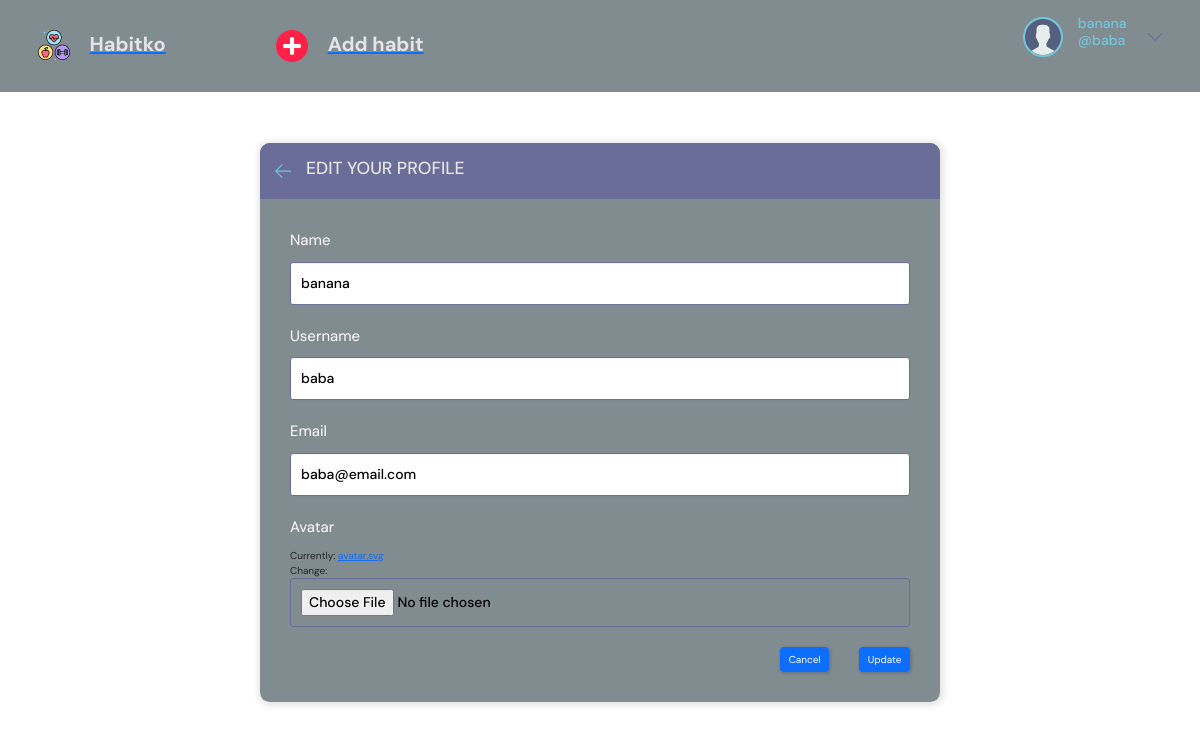
Screenshot of /update-user/ (signed in) with the database file from the repository.
### base/models.py (models this page shows)
class User(AbstractUser):
    name = models.CharField(max_length=200, null=True)
    email = models.EmailField(unique=True)
    avatar = models.ImageField(null=True, default="avatar.svg")

### base/views.py (the view)
# urls.py: path('update-user/', views.updateUser, name='update-user'),
@login_required(login_url='login')
def updateUser(request):
    user = request.user
    form = UserForm(instance=user)
    if request.method == 'POST':
        form = UserForm(request.POST, request.FILES, instance=user)
        if form.is_valid():
            form.save()
            return redirect('user-profile', pk=user.id)
    return render(request, 'base/update-user.html', {'form': form})

### base/forms.py
class UserForm(ModelForm):
    class Meta:
        model = User
        fields = ['name', 'username', 'email', 'avatar']

### base/templates/base/update-user.html (shortened to what this page needs)
{% extends 'main.html' %}
{% block content %}
    <main class="update-account layout">
        <div class="container">
            <div class="layout__box">
                <div class="layout__boxHeader">
                    <div class="layout__boxTitle">
                        <a href="{% url 'home' %}">
                            <svg version="1.1" xmlns="http://www.w3.org/2000/svg" width="32" height="32"
                                viewBox="0 0 32 32">
                                <title>arrow-left</title>
                                <path
                                    d="M13.723 2.286l-13.723 13.714 13.719 13.714 1.616-1.611-10.96-10.96h27.625v-2.286h-27.625l10.965-10.965-1.616-1.607z">
                                </path>
                            </svg>
                        </a>
                        <h3>Edit your profile</h3>
                    </div>
                </div>
                <div class="layout__body">
                    <form class="form" action="" method="POST" enctype="multipart/form-data">
                      {% for field in form %}
                        <div class="form__group">
                            <label for="profile_pic">{{field.label}}</label>
                            {{field}}
                        </div>
                      {% endfor %}
                        <div class="form__action">
                            <a class="btn btn-primary btn--dark" href="{% url 'home' %}">Cancel</a>
                            <button class="btn btn-primary  btn--main" type="submit">Update</button>
                        </div>
                    </form>
                </div>
            </div>
        </div>
    </main>
    {% endblock content %}

### templates/navbar.html (shortened to what this page needs)
{% load static %}
<header class="header header--loggedIn">
    <div class="container">
      <a href="{% url 'home' %}" class="header__logo">
        <img src="{% static 'images/logo.png' %}" />
        <h1>Habitko</h1>
      </a>
      <div class="header">
        <a href="{% url 'add' %}" class="header__logo">
          <img src="{% static 'images/add.png' %}" />
          <h1>Add habit</h1>
        </a>
    </div>
      <nav class="header__menu">
        {% if request.user.is_authenticated %}
        <div class="header__user">
          <a href="{% url 'update-user' %}">
            <div class="avatar avatar--medium active">
             <img src="{{request.user.avatar.url}}" />
            </div>
            <p>
              <span>
                {{ request.user.name }}
              </span>
              <span>
                @{{ request.user.username }}
              </span>
            </p>
          </a>
          <button class="dropdown-button">
            <svg version="1.1" xmlns="http://www.w3.org/2000/svg" width="32" height="32" viewBox="0 0 32 32">
              <title>chevron-down</title>
              <path d="M16 21l-13-13h-3l16 16 16-16h-3l-13 13z"></path>
            </svg>
          </button>
        </div>
        {% else %}
        <a href="{% url 'login' %}">
        <img src="{% static 'images/avatar.svg' %}" />
          <p>Login</p>
        </a>
        {% endif %}
      </nav>
    </div>
  </header>

### static/styles/styles.css (style rules this page uses)
:root { --color-main: #71c6dd; --color-main-light: rgb(255, 255, 255); --color-dark: #818c90; --color-dark-medium: #15dbe9; --color-dark-light: #696d97; --color-light: #e5e5e5; --color-gray: #8b8b8b30; --color-light-gray: #c8af0c; --color-bg: #2d2d39; --color-success: #5dd693; --color-error: #fc4b0b; }
* { font-family: "DM Sans", -apple-system, BlinkMacSystemFont, "Segoe UI", Roboto, Oxygen, Ubuntu, Cantarell, "Open Sans", "Helvetica Neue", sans-serif; margin: 0; padding: 0; box-sizing: border-box; text-rendering: optimizeLegibility; font-size: inherit; }
html { font-size: 56.25%; }
@media only screen and (min-width: 1200px) { html { font-size: 62.5%; } }
body { line-height: 1.6; font-weight: 400; font-size: 1.5rem; color: var(--color-light-gray); background-color: var(--color-bg); min-height: 100vh; }
img { width: 100%; }
a { display: inline-block; color: var(--color-main); text-decoration: none; }
.container { max-width: 120rem; width: 90%; margin: auto; }
.btn { background-color: transparent; border: none; display: inline-flex; align-items: center; gap: 1rem; cursor: pointer; transition: all ease-in-out 0.3s; padding: 1rem 2rem; border-radius: 5px; box-shadow: 1px 1px 3px 1px rgba(0, 0, 0, 0.15); font-weight: 500; }
.btn--main { background-color: var(--color-main); color: var(--color-dark); }
.btn--dark { background-color: var(--color-dark-light); color: var(--color-light); }
.avatar { position: relative; display: inline-block; border-radius: 50%; border: 2px solid var(--color-main); }
.avatar img { display: block; border-radius: 50%; object-fit: cover; object-position: center; }
.avatar::after { content: ""; display: block; position: absolute; background-color: var(--color-gray); z-index: 111; border-radius: 50%; border: 0.3rem solid var(--color-dark); }
.avatar.active::after { background-color: var(--color-success); }
.avatar.avatar--medium img { width: 3.6rem; height: 3.6rem; border-radius: 50%; }
.avatar.avatar--medium:after { width: 0.7rem; height: 0.7rem; bottom: 0px; right: -6px; }
.header { padding: 1.5rem; background-color: var(--color-dark); }
.header > .container { display: flex; gap: 9.5rem; }
.header__logo, .header__user { display: flex; gap: 2rem; align-items: center; }
.header__logo > img { height: 3.2rem; width: 3.2rem; }
.header__logo > h1 { font-weight: 700; font-size: 2rem; color: var(--color-light); }
.header__menu { margin-left: auto; position: relative; }
.header__menu a { display: flex; gap: 1.5rem; align-items: center; font-weight: 500; text-decoration: none; color: var(--color-gray); }
.header__menu img { height: 3.6rem; }
.header__menu p { line-height: 1.2; }
.header__menu span { color: var(--color-main); font-weight: 500; font-size: 1.4rem; display: block; }
.header__menu svg { width: 1.6rem; height: 1.6rem; fill: var(--color-dark-light); }
.dropdown-button { background: transparent; border: 0; outline: 0; cursor: pointer; }
.layout { margin-top: 2.4rem; }
.layout > .container { display: flex; justify-content: space-between; align-items: flex-start; }
.layout__box { width: 90%; max-width: 48rem; min-height: 40rem; position: absolute; top: 50%; left: 50%; transform: translate(-50%, -46%); background-color: var(--color-dark); border-radius: 1rem; box-shadow: 1px 1px 6px 3px rgba(0, 0, 0, 0.1); overflow: hidden; }
.layout__boxHeader { display: flex; padding: 1.5rem; background-color: var(--color-dark-light); }
.layout__boxTitle { display: flex; gap: 1.5rem; align-items: center; }
.layout__boxTitle h3 { text-transform: uppercase; font-weight: 500; color: var(--color-light); }
.layout__boxTitle svg { width: 1.6rem; height: 1.6rem; fill: var(--color-main); }
.layout__body { margin: 3rem; }
.form__group { margin-bottom: 2rem; width: 100%; }
.form__group label { color: #ffffff; display: block; font-size: 1.5rem; margin-bottom: 1rem; }
.form__group input, .form__group textarea, .form__group select { border: 1px solid var(--color-dark-light); padding: 1rem; border-radius: 3px; width: 100%; color: #000000; font-size: 14px; font-weight: 500; outline: none; }
.form__action { display: flex; justify-content: flex-end; gap: 3rem; }
.update-account.layout .layout__box { max-width: 68rem; }

### rows the page displays
User: user.avatar (placeholder picture), user.name "banana", user.username "baba", form "banana" "baba" "baba@email.com"

### other values shown
{{ field.label }} "Name" "Username" "Email" "Avatar"
